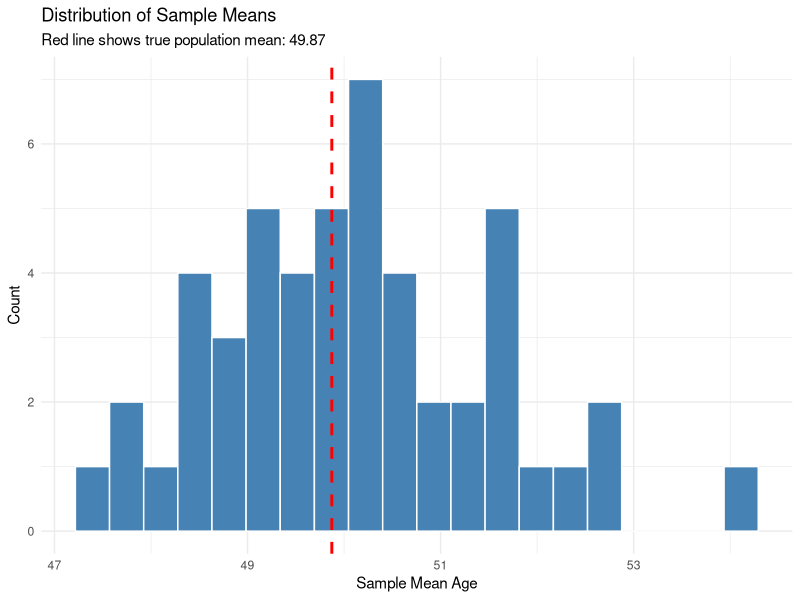
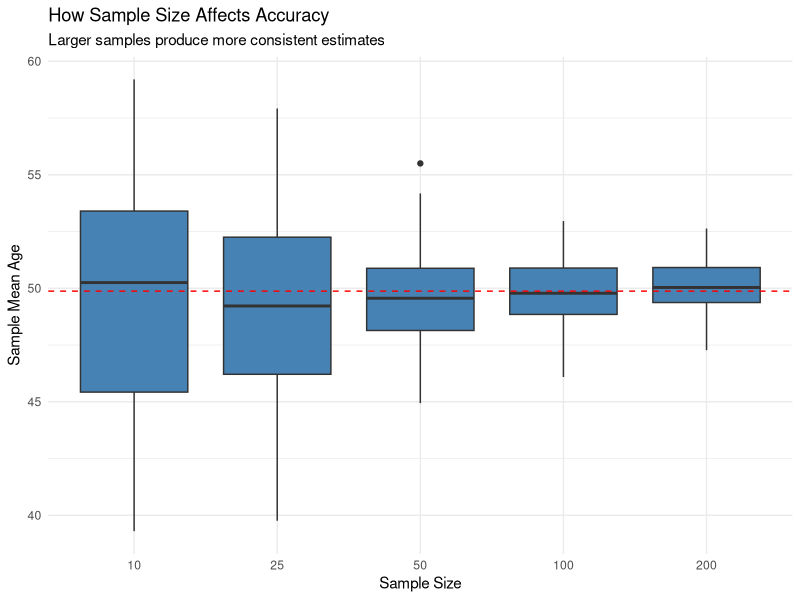
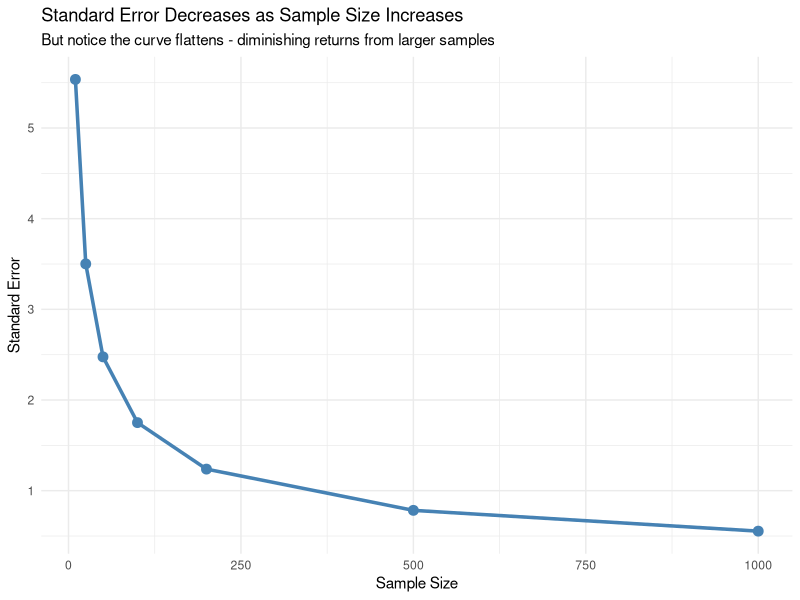

R code for these plots, in order:
## ---- chunk 1
library(tidyverse)
## ---- chunk 2
# Set seed for reproducibility
set.seed(42)

# Create a population of 1,000 people with random ages
population <- tibble(
  id = 1:1000,
  age = sample(18:80, 1000, replace = TRUE)
)

# Look at the population
head(population)

# Population statistics
population_mean <- mean(population$age)
population_sd <- sd(population$age)

cat("Population mean age:", round(population_mean, 2), "\n")
cat("Population SD:", round(population_sd, 2), "\n")
## ---- chunk 3
# Take a random sample of 100
sample_data <- population |>
  slice_sample(n = 100)

# Sample statistics
sample_mean <- mean(sample_data$age)
sample_sd <- sd(sample_data$age)

cat("Sample mean age:", round(sample_mean, 2), "\n")
cat("Sample SD:", round(sample_sd, 2), "\n")
## ---- chunk 4
# Create comparison table
comparison <- tibble(
  Statistic = c("Mean Age", "Standard Deviation"),
  Population = c(population_mean, population_sd),
  Sample = c(sample_mean, sample_sd),
  Difference = c(
    sample_mean - population_mean,
    sample_sd - population_sd
  )
)

comparison
## ---- chunk 5
# Take 50 different samples of size 100
multiple_samples <- map_df(1:50, function(i) {
  population |>
    slice_sample(n = 100) |>
    summarize(
      sample_id = i,
      mean_age = mean(age)
    )
})

# Look at the distribution of sample means
ggplot(multiple_samples, aes(x = mean_age)) +
  geom_histogram(bins = 20, fill = "steelblue", color = "white") +
  geom_vline(xintercept = population_mean, color = "red", linetype = "dashed", size = 1) +
  theme_minimal() +
  labs(
    title = "Distribution of Sample Means",
    subtitle = paste("Red line shows true population mean:", round(population_mean, 2)),
    x = "Sample Mean Age",
    y = "Count"
  )
## ---- chunk 6
# Compare different sample sizes
sample_sizes <- c(10, 25, 50, 100, 200)

results <- map_df(sample_sizes, function(n) {
  # Take 50 samples of size n
  map_df(1:50, function(i) {
    population |>
      slice_sample(n = n) |>
      summarize(
        sample_size = n,
        sample_id = i,
        mean_age = mean(age)
      )
  })
})

# Visualize
ggplot(results, aes(x = factor(sample_size), y = mean_age)) +
  geom_boxplot(fill = "steelblue") +
  geom_hline(yintercept = population_mean, color = "red", linetype = "dashed") +
  theme_minimal() +
  labs(
    title = "How Sample Size Affects Accuracy",
    subtitle = "Larger samples produce more consistent estimates",
    x = "Sample Size",
    y = "Sample Mean Age"
  )
## ---- chunk 7
# Calculate standard errors for different sample sizes
se_comparison <- tibble(
  sample_size = c(10, 25, 50, 100, 200, 500, 1000),
  standard_error = population_sd / sqrt(sample_size)
)

ggplot(se_comparison, aes(x = sample_size, y = standard_error)) +
  geom_line(color = "steelblue", size = 1.2) +
  geom_point(size = 3, color = "steelblue") +
  theme_minimal() +
  labs(
    title = "Standard Error Decreases as Sample Size Increases",
    subtitle = "But notice the curve flattens - diminishing returns from larger samples",
    x = "Sample Size",
    y = "Standard Error"
  )
## ---- chunk 8
# For a sample of 100
sample_size <- 100
se <- population_sd / sqrt(sample_size)
moe <- 2 * se

cat("For a sample of", sample_size, ":\n")
cat("Standard Error:", round(se, 2), "\n")
cat("Margin of Error (95% confidence):", round(moe, 2), "\n")
cat("\nIf our sample mean is", round(sample_mean, 2), "\n")
cat("We're 95% confident the population mean is between",
    round(sample_mean - moe, 2), "and", round(sample_mean + moe, 2))
